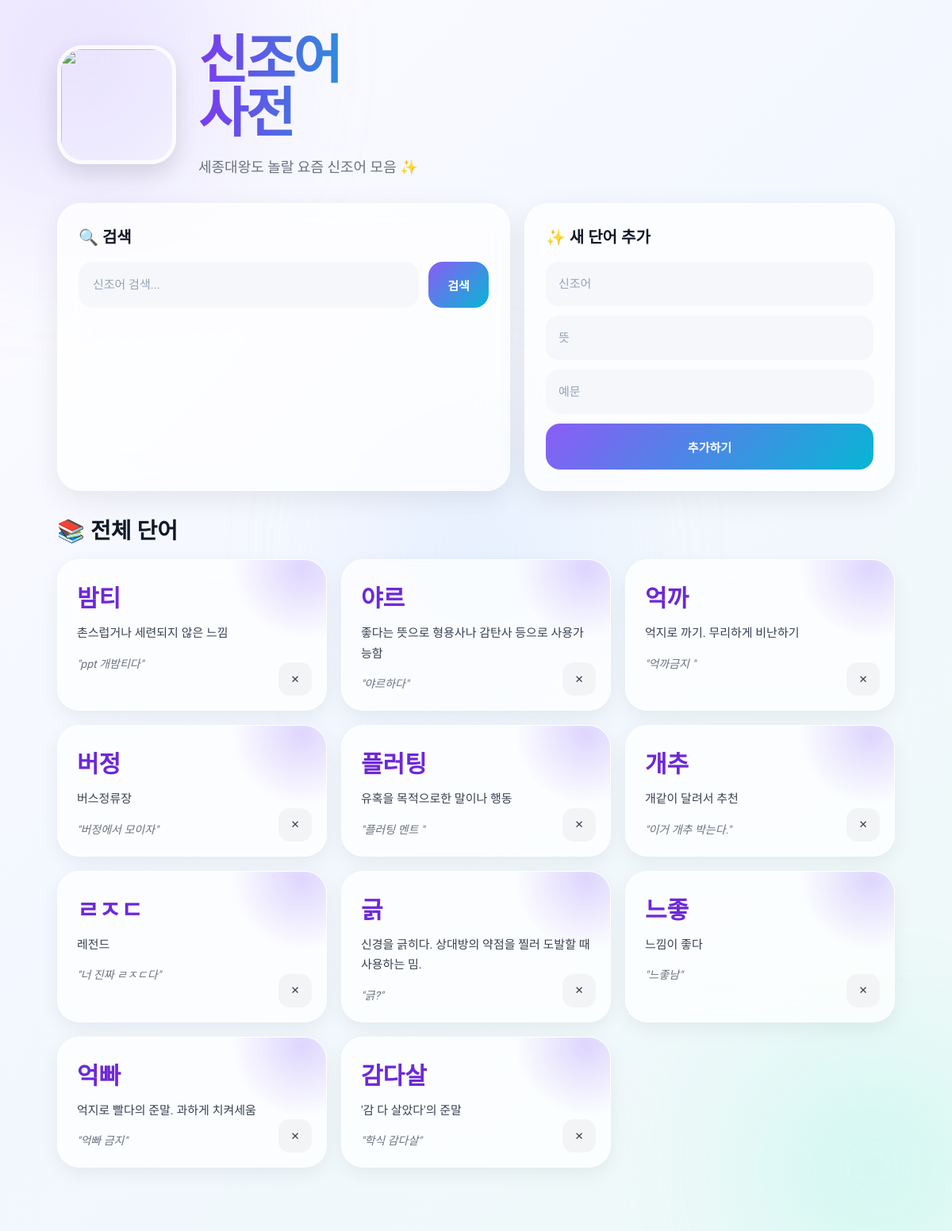
The page / on the database its author committed.
### tables this page shows
CREATE TABLE slang (
            id INTEGER PRIMARY KEY AUTOINCREMENT,
            word TEXT UNIQUE,
            meaning TEXT,
            example TEXT,
            views INTEGER DEFAULT 0
        );

### app.py (the view, shortened to what this page needs)
@app.route('/')
def home():
    search = request.args.get('search', '')
    conn = sqlite3.connect('slang.db')
    c = conn.cursor()
    c.execute("SELECT id, word, meaning, example FROM slang")
    all_data = c.fetchall()
    search_data = []
    conn.close()
    return render_template(
        'index.html',
        all_data=all_data,
        search_data=search_data,
        search=search
    )

### templates/index.html (shortened to what this page needs)
<!DOCTYPE html>
<html lang="ko">
<head>
</head>
<body>
<div class="bg">
    <div class="circle c2"></div>
    <div class="circle c3"></div>
</div>
<div class="container">
    <div class="hero">
        <img
            src="{{ url_for('static', filename='sejong.png') }}"
            class="sejong-img"
        >
        <div>
            <div class="title">
                신조어<br>
                사전
            </div>
            <div class="subtitle">
                세종대왕도 놀랄 요즘 신조어 모음 ✨
            </div>
        </div>
    </div>
    <div class="top-grid">
        <div class="glass search-card">
            <div class="section-title">
                🔍 검색
            </div>
            <form method="GET">
                <div class="search-wrap">
                    <input
                        type="text"
                        name="search"
                        class="search-input"
                        placeholder="신조어 검색..."
                        value="{{ search }}"
                    >
                    <button
                        type="submit"
                        class="btn primary-btn"
                    >
                        검색
                    </button>
                </div>
            </form>
        </div>
        <div class="glass add-card">
            <div class="section-title">
                ✨ 새 단어 추가
            </div>
            <form
                action="/add"
                method="POST"
                class="add-form"
            >
                <input
                    type="text"
                    name="word"
                    class="input"
                    placeholder="신조어"
                    required
                >
                <input
                    type="text"
                    name="meaning"
                    class="input"
                    placeholder="뜻"
                    required
                >
                <input
                    type="text"
                    name="example"
                    class="input"
                    placeholder="예문"
                >
                <button
                    type="submit"
                    class="btn primary-btn"
                >
                    추가하기
                </button>
            </form>
        </div>
    </div>
    <div class="list-title">
        📚 전체 단어
    </div>
    <div class="word-grid">
    {% for id, w, m, e in all_data %}
        <div class="word-card">
            <div class="glow"></div>
            <div class="word">
                {{ w }}
            </div>
            <div class="meaning">
                {{ m }}
            </div>
            {% if e %}
            <div class="example">
                "{{ e }}"
            </div>
            {% endif %}
            <a
                href="/delete/{{ id }}"
                class="delete-link"
            >
                <button class="delete-btn">
                    ✕
                </button>
            </a>
        </div>
    {% endfor %}
    </div>
</div>
</body>
</html>

### templates/index.html (style rules this page uses)
* { margin:0; padding:0; box-sizing:border-box; font-family:'Pretendard',sans-serif; }
body { min-height:100vh; background: linear-gradient( 135deg, #fdfbff 0%, #f3f7ff 45%, #eefaf7 100% ); color:#1f2937; overflow-x:hidden; }
.bg { position:fixed; inset:0; z-index:-1; overflow:hidden; }
.circle { position:absolute; border-radius:50%; filter:blur(100px); opacity:.35; }
.c2 { width:320px; height:320px; background:#99f6e4; bottom:-80px; right:-60px; }
.c3 { width:250px; height:250px; background:#bfdbfe; top:45%; left:50%; transform:translate(-50%,-50%); }
.container { width:100%; max-width:1100px; margin:auto; padding:42px 22px 80px; }
.hero { display:flex; align-items:center; gap:28px; margin-bottom:34px; }
.sejong-img { width:150px; height:150px; object-fit:cover; border-radius:32px; border:5px solid rgba(255,255,255,.75); box-shadow: 0 12px 28px rgba(0,0,0,.12); }
.title { font-size:68px; font-weight:800; line-height:1; letter-spacing:-3px; background: linear-gradient( 90deg, #7c3aed, #06b6d4 ); -webkit-background-clip:text; -webkit-text-fill-color:transparent; }
.subtitle { margin-top:18px; color:#6b7280; font-size:18px; }
.glass { background:rgba(255,255,255,.72); border:1px solid rgba(255,255,255,.8); backdrop-filter:blur(18px); border-radius:30px; box-shadow: 0 10px 35px rgba(0,0,0,.08); }
.top-grid { display:grid; grid-template-columns:1.1fr .9fr; gap:18px; margin-bottom:28px; }
.search-card, .add-card { padding:26px; }
.section-title { font-size:20px; font-weight:700; margin-bottom:18px; color:#111827; }
.search-wrap { display:flex; gap:12px; }
.search-input { flex:1; height:58px; border:none; border-radius:18px; padding:0 18px; background:#f5f7fb; font-size:15px; color:#111827; transition:.25s; }
.btn { border:none; border-radius:18px; height:58px; padding:0 24px; font-size:15px; font-weight:700; cursor:pointer; transition:.25s; }
.primary-btn { background: linear-gradient( 135deg, #8b5cf6, #06b6d4 ); color:white; }
.add-form { display:flex; flex-direction:column; gap:12px; }
.input { height:56px; border:none; border-radius:16px; padding:0 16px; background:#f5f7fb; font-size:15px; color:#111827; transition:.25s; }
.input::placeholder, .search-input::placeholder { color:#94a3b8; }
.list-title { margin:28px 0 18px; font-size:28px; font-weight:800; color:#111827; }
.word-grid { display:grid; grid-template-columns: repeat(auto-fill,minmax(300px,1fr)); gap:18px; }
.word-card { position:relative; padding:24px; border-radius:28px; overflow:hidden; background: rgba(255,255,255,.72); border: 1px solid rgba(255,255,255,.8); backdrop-filter:blur(18px); box-shadow: 0 8px 24px rgba(0,0,0,.06); transition:.28s; }
.glow { position:absolute; width:180px; height:180px; border-radius:50%; background: radial-gradient( rgba(167,139,250,.35), transparent 70% ); top:-80px; right:-60px; }
.word { position:relative; z-index:2; font-size:30px; font-weight:800; color:#6d28d9; margin-bottom:12px; }
.meaning { position:relative; z-index:2; font-size:15px; line-height:1.7; color:#374151; }
.example { position:relative; z-index:2; margin-top:14px; color:#6b7280; font-style:italic; font-size:14px; }
.delete-link { position:absolute; right:18px; bottom:18px; z-index:3; }
.delete-btn { width:42px; height:42px; border:none; border-radius:14px; background:#f3f4f6; color:#374151; cursor:pointer; transition:.22s; }

### rows shown on the page
slang: word "밤티", meaning "촌스럽거나 세련되지 않은 느낌", example "ppt 개밤티다"
slang: word "야르", meaning "좋다는 뜻으로 형용사나 감탄사 등으로 사용가능함", example "야르하다"
slang: word "억까", meaning "억지로 까기. 무리하게 비난하기", example "억까금지"
slang: word "버정", meaning "버스정류장", example "버정에서 모이자"
slang: word "플러팅", meaning "유혹을 목적으로한 말이나 행동", example "플러팅 멘트"
slang: word "개추", meaning "개같이 달려서 추천", example "이거 개추 박는다."
slang: word "ㄹㅈㄷ", meaning "레전드", example "너 진짜 ㄹㅈㄷ다"
slang: word "긁", meaning "신경을 긁히다. 상대방의 약점을 찔러 도발할 때 사용하는 밈.", example "긁?"
slang: word "느좋", meaning "느낌이 좋다", example "느좋남"
slang: word "억빠", meaning "억지로 빨다의 준말. 과하게 치켜세움", example "억빠 금지"
slang: word "감다살", meaning "'감 다 살았다'의 준말", example "학식 감다살"
